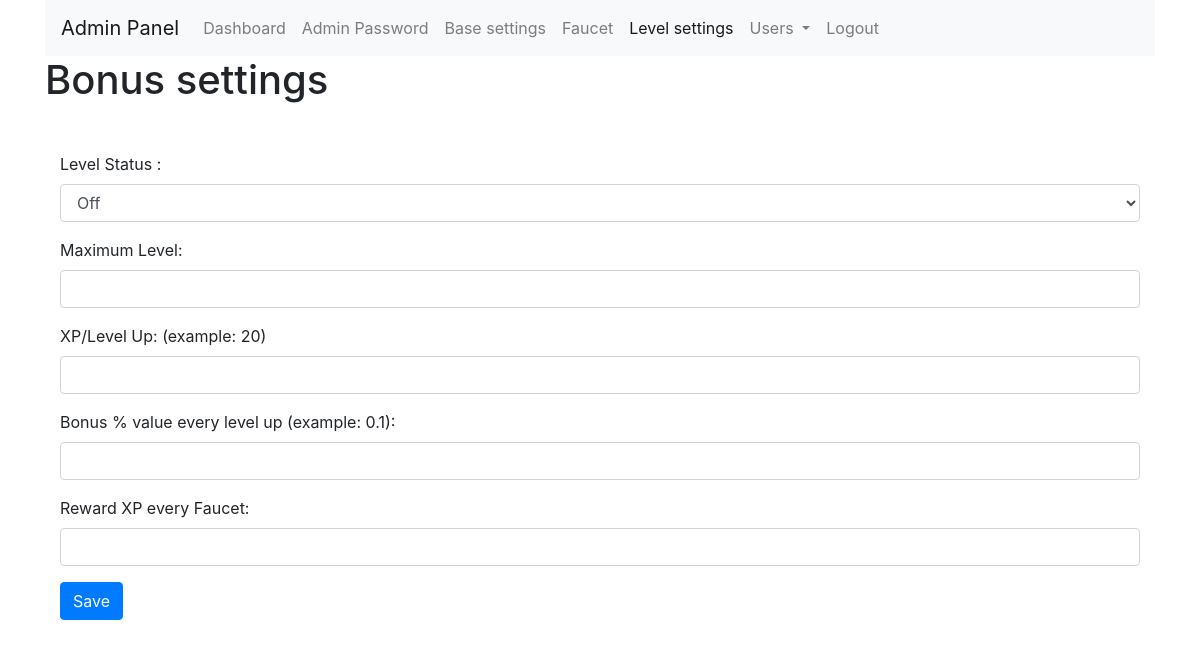
The page /admin.php?page=level_system (signed in) on the database as committed earlier.
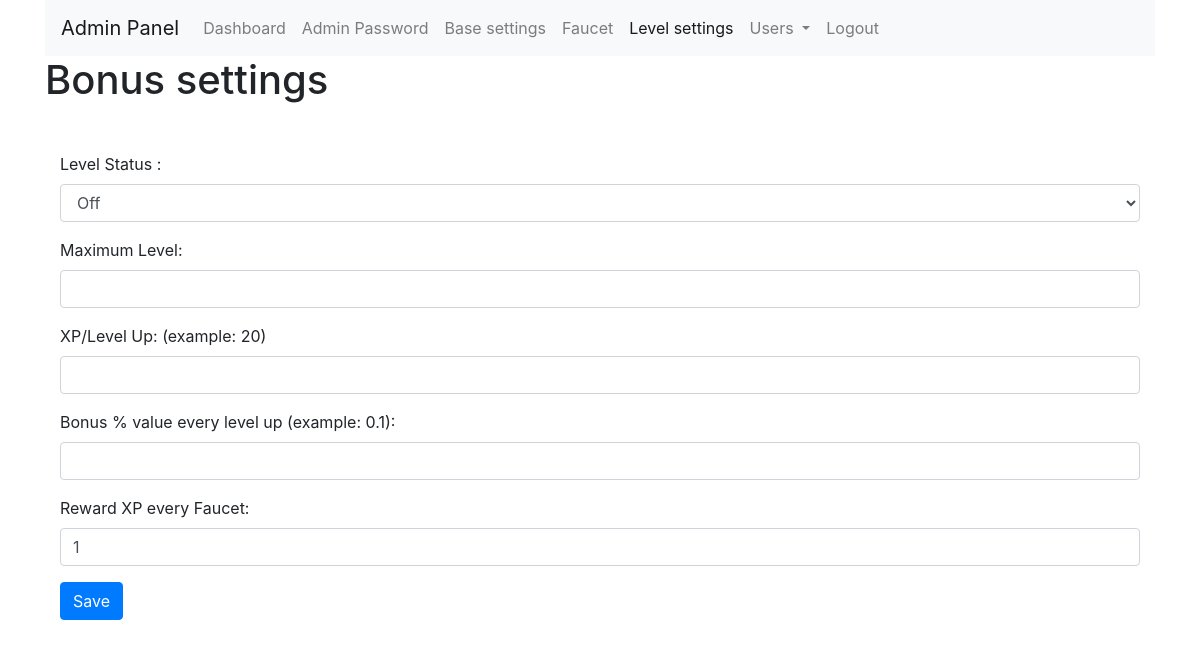
The same page on the database as committed later.
### tables this page shows
CREATE TABLE IF NOT EXISTS `settings` (
`id` int(32) UNSIGNED NOT NULL AUTO_INCREMENT,
  `name` varchar(50) NOT NULL,
  `value` varchar(400) NOT NULL,
  PRIMARY KEY (`id`)
);

### admin.php (the view, shortened to what this page needs)
<?php
include("includes/config.php");
?>
<!DOCTYPE html>
<html lang="en">
<head>
    <link rel="stylesheet" href="https://maxcdn.bootstrapcdn.com/bootstrap/4.5.2/css/bootstrap.min.css">
	<link rel="stylesheet" href="https://code.jquery.com/ui/1.12.1/themes/base/jquery-ui.css">
    <link rel="stylesheet" href="https://maxcdn.bootstrapcdn.com/bootstrap/4.5.2/css/bootstrap.min.css">
	<link rel="stylesheet" href="https://code.jquery.com/ui/1.12.1/themes/base/jquery-ui.css">
</head>
<body>
<?php
if (!isset($_SESSION['admin_username'])) {
?>
    <div class="container mt-5">
        <div class="row justify-content-center">
            <div class="col-md-6">
                <div class="card">
                    <div class="card-header">Admin Login</div>
                    <div class="card-body">
                        <form method="post" action="">
                            <div class="form-group">
                                <label for="username">Admin username:</label>
                                <input type="text" class="form-control" id="username" name="username" required>
                            </div>
                            <div class="form-group">
                                <label for="password">Password:</label>
                                <input type="password" class="form-control" id="password" name="password" required>
                            </div>
                            <?php if(isset($login_error)) { ?>
                                <div class="alert alert-danger" role="alert">
                                    <?php echo $login_error; ?>
                                </div>
                            <?php } ?>
                            <button type="submit" class="btn btn-primary">Login</button>
                        </form>
                    </div>
                </div>
            </div>
        </div>
    </div>
<?php
} else {
    $page = isset($_GET['page']) ? $_GET['page'] : 'dashboard';
?>
<div class="container">
    <nav class="navbar navbar-expand-lg navbar-light bg-light">
        <a class="navbar-brand" href="#">Admin Panel</a>
        <div class="collapse navbar-collapse" id="navbarNav">
            <ul class="navbar-nav">
                <li class="nav-item <?php echo ($page == 'dashboard') ? 'active' : ''; ?>">
                    <a class="nav-link" href="admin.php?page=dashboard">Dashboard</a>
                </li>
			    <li class="nav-item <?php echo ($page == 'passch') ? 'active' : ''; ?>">
                    <a class="nav-link" href="admin.php?page=passch">Admin Password</a>
                </li>
                <li class="nav-item <?php echo ($page == 'basesettings') ? 'active' : ''; ?>">
                    <a class="nav-link" href="admin.php?page=basesettings">Base settings</a>
                </li>
				<li class="nav-item <?php echo ($page == 'faucet') ? 'active' : ''; ?>">
                    <a class="nav-link" href="admin.php?page=faucet">Faucet</a>
                </li>
				<li class="nav-item <?php echo ($page == 'level_system') ? 'active' : ''; ?>">
                    <a class="nav-link" href="admin.php?page=level_system">Level settings</a>
                </li>
                <li class="nav-item dropdown">
                <a class="nav-link dropdown-toggle" href="#" id="navbarDropdown" role="button" data-toggle="dropdown" aria-haspopup="true" aria-expanded="false">
                    Users
                </a>
				</li>
				<li class="nav-item <?php echo ($page == 'logout') ? '' : ''; ?>">
                    <a class="nav-link" href="admin.php?page=logout">Logout</a>
                </li>
            </ul>
        </div>
    </nav>
    <?php
    switch ($page) {
?>
<?php
		case 'level_system':
            echo "<h1>Bonus settings</h1>";
$getlevelsystem = $mysqli->query("SELECT value FROM settings WHERE name = 'level_system' LIMIT 1")->fetch_assoc()['value'];
$getbonusmaxlevel = $mysqli->query("SELECT value FROM settings WHERE name = 'bonusmaxlevel' LIMIT 1")->fetch_assoc()['value'];
$getbonuxlevelxp = $mysqli->query("SELECT value FROM settings WHERE name = 'bonuxlevelxp' LIMIT 1")->fetch_assoc()['value'];
$getbonuslevelvalue = $mysqli->query("SELECT value FROM settings WHERE name = 'bonuslevelvalue' LIMIT 1")->fetch_assoc()['value'];
$getxpreward = $mysqli->query("SELECT value FROM settings WHERE name = 'xpreward' LIMIT 1")->fetch_assoc()['value'];
?>
<div class="container mt-5">
     <form method="post" action="?page=level_system">
	    <div class="form-group">
            <label for="level_system">Level Status :</label>
            <select class="form-control" id="level_system" name="level_system">
				<option value="off" <?php if($getlevelsystem == "off") echo "selected"; ?>>Off</option>
			</select>
        </div>
        <div class="form-group">
            <label for="bonusmaxlevel">Maximum Level: </label>
            <input type="text" class="form-control" id="bonusmaxlevel" name="bonusmaxlevel" value="<?php echo $getbonusmaxlevel; ?>">
        </div>
        <div class="form-group">
            <label for="bonuxlevelxp">XP/Level Up: (example: 20)</label>
            <input type="text" class="form-control" id="bonuxlevelxp" name="bonuxlevelxp" value="<?php echo $getbonuxlevelxp; ?>">
        </div>
        <div class="form-group">
            <label for="bonuslevelvalue">Bonus % value every level up (example: 0.1):</label>
            <input type="text" class="form-control" id="bonuslevelvalue" name="bonuslevelvalue" value="<?php echo $getbonuslevelvalue; ?>">
        </div>
		        <div class="form-group">
            <label for="xpreward">Reward XP every Faucet:</label>
            <input type="text" class="form-control" id="xpreward" name="xpreward" value="<?php echo $getxpreward; ?>">
        </div>
        <button type="submit" class="btn btn-primary">Save</button>
    </form>
</div>
<?php
            break;
    ?>
    <?php
    }
}
 ?>
</div>
</body>
</html>

Rows that differ between the two databases and show on the page:
added settings: xpreward "1"
